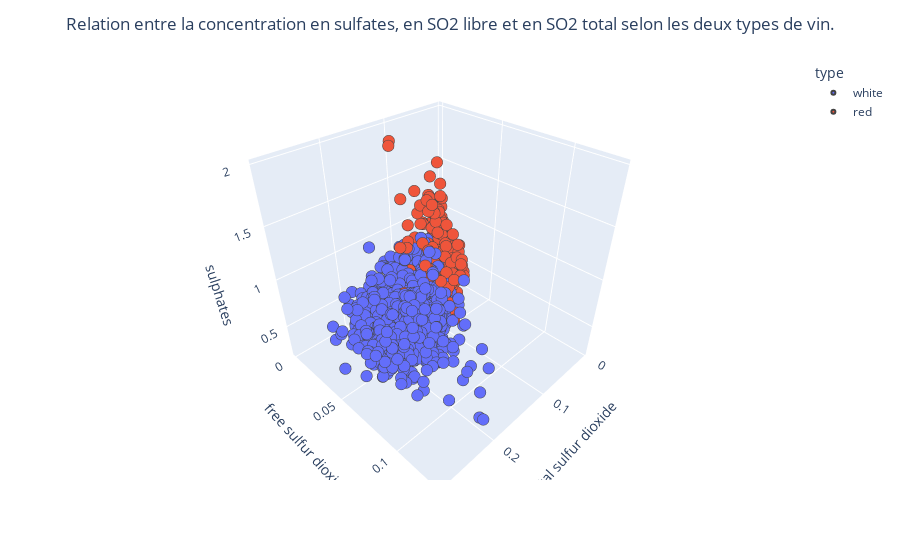

Notebook code cell kept with this figure:
### Markdown cell above
On peut déjà envisager de construire un modèle très performant à partir des deux surfaces précédentes. Observons maintenant la surface 3D définie par la concentration en sulfates, le SO2 libre et le SO2 total.

### Code cell
fig = px.scatter_3d(
    train_set,
    x="total sulfur dioxide",
    y="free sulfur dioxide",
    z="sulphates",
    color="type",
)
fig.update_traces(
    marker=dict(size=4, line=dict(width=2)),
    selector=dict(mode="markers"),
)
fig.update_layout(
    title_text="Relation entre la concentration en sulfates, en SO2 libre et en SO2 total selon les deux types de vin.",
    title_x=0.5,
)

### Figure 1 — Plotly figure (JSON) as saved in the notebook; plotly's stock layout.template omitted (floating-point values rounded to 4 significant figures; data arrays with more than 128 entries replaced by an {"elided": "..."} marker saying what was removed)
{"data": [{"hovertemplate": "type=white<br>total sulfur dioxide=%{x}<br>free sulfur dioxide=%{y}<br>sulphates=%{z}<extra></extra>", "legendgroup": "white", "marker": {"color": "#636efa", "line": {"width": 2}, "size": 4, "symbol": "circle"}, "mode": "markers", "name": "white", "scene": "scene", "showlegend": true, "type": "scatter3d", "x": {"elided": "3903 float values"}, "y": {"elided": "3903 float values"}, "z": {"elided": "3903 float values"}}, {"hovertemplate": "type=red<br>total sulfur dioxide=%{x}<br>free sulfur dioxide=%{y}<br>sulphates=%{z}<extra></extra>", "legendgroup": "red", "marker": {"color": "#EF553B", "line": {"width": 2}, "size": 4, "symbol": "circle"}, "mode": "markers", "name": "red", "scene": "scene", "showlegend": true, "type": "scatter3d", "x": {"elided": "1251 float values"}, "y": {"elided": "1251 float values"}, "z": {"elided": "1251 float values"}}], "layout": {"legend": {"title": {"text": "type"}, "tracegroupgap": 0}, "margin": {"t": 60}, "scene": {"domain": {"x": [0, 1], "y": [0, 1]}, "xaxis": {"title": {"text": "total sulfur dioxide"}}, "yaxis": {"title": {"text": "free sulfur dioxide"}}, "zaxis": {"title": {"text": "sulphates"}}}, "title": {"text": "Relation entre la concentration en sulfates, en SO2 libre et en SO2 total selon les deux types de vin.", "x": 0.5}}}
